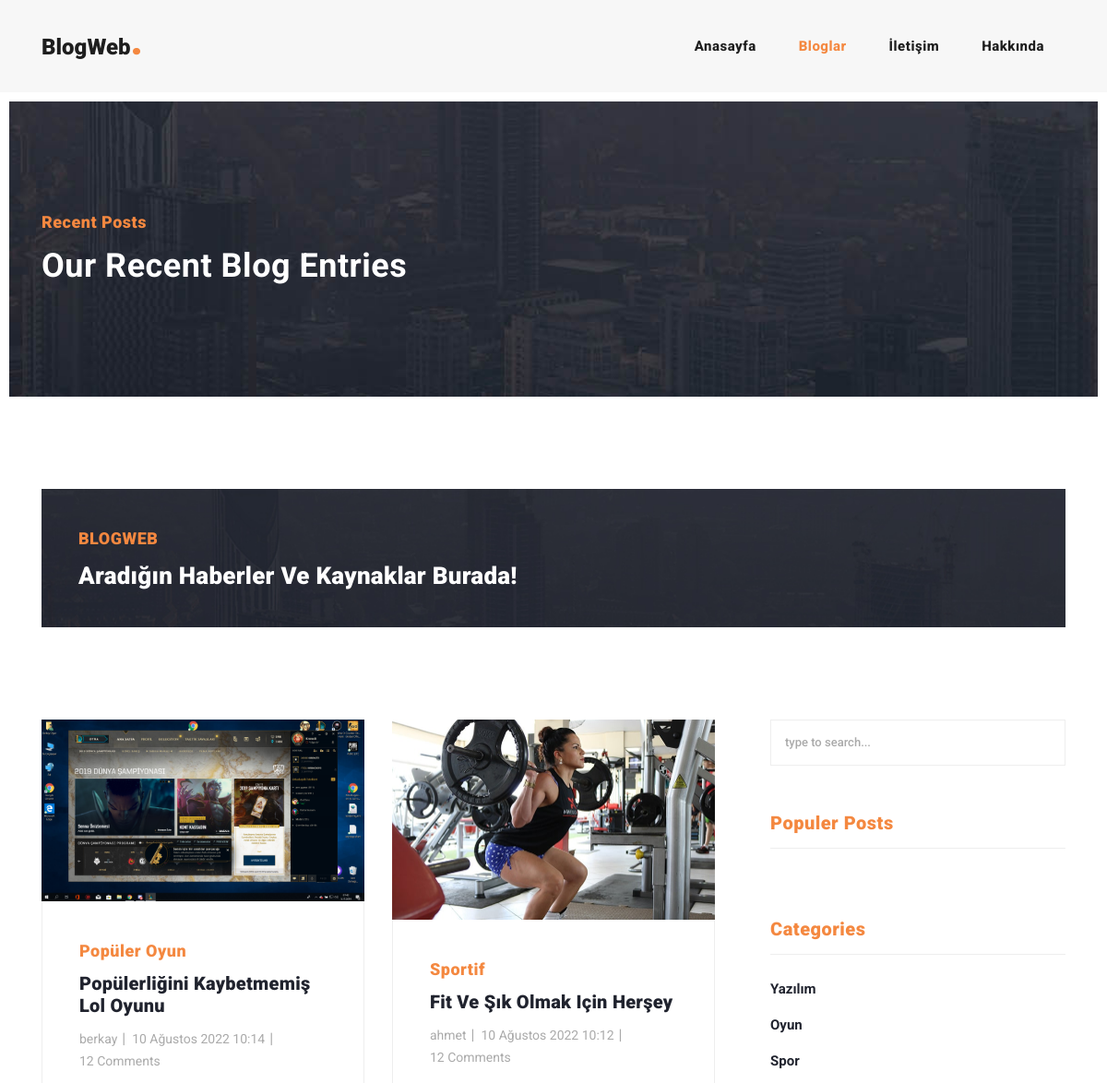
The page /blog/ (upper part) on the database as committed earlier.
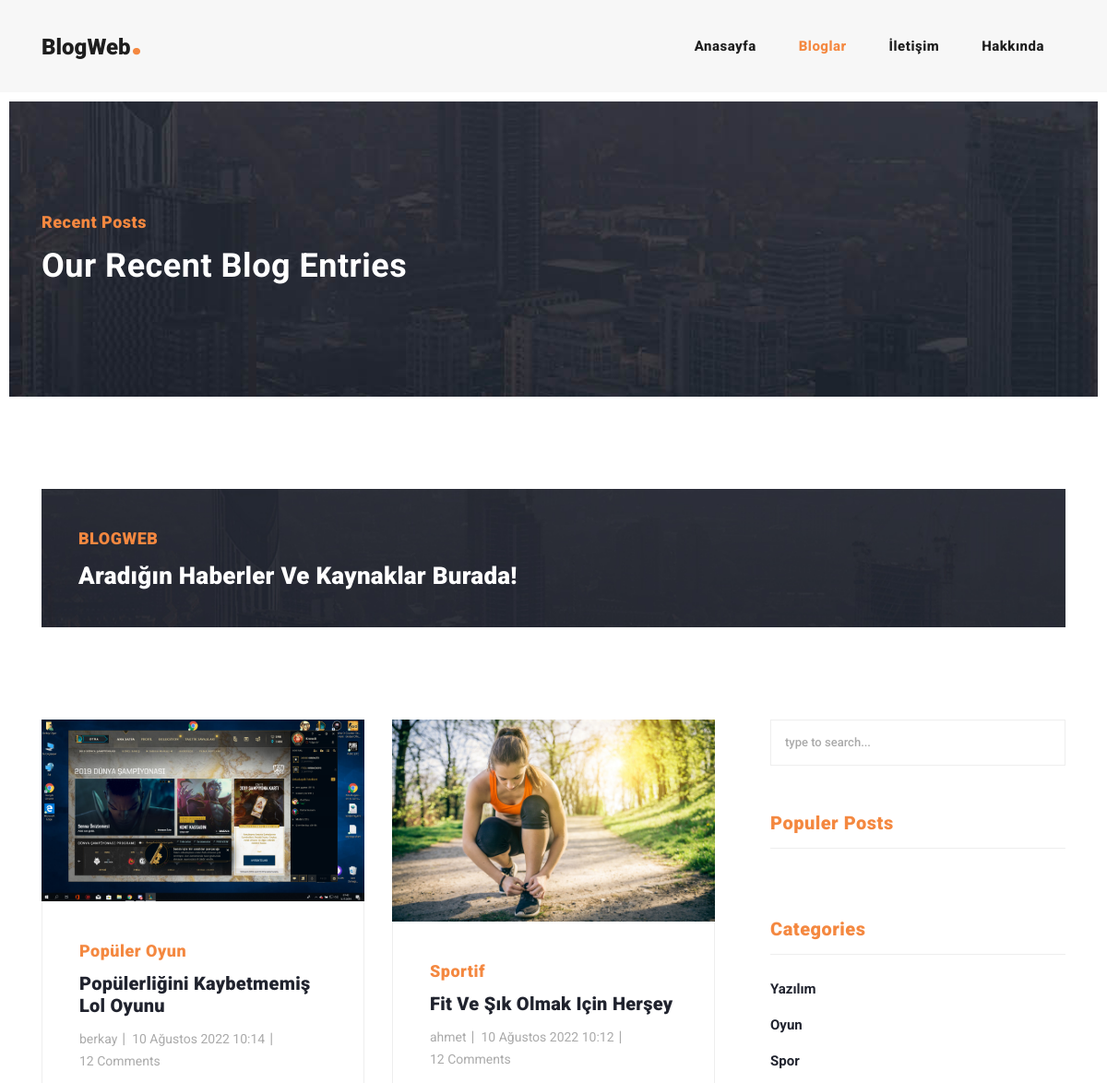
The same page on the database as committed later.
### myApp/models.py (models this page shows, shortened)
class Post(models.Model):
    user = models.ForeignKey(User, on_delete=models.CASCADE, null=True)
    media = models.FileField( upload_to='', null=True, blank=True, verbose_name="Blog Resmi")
    medianame = models.CharField( max_length=100, verbose_name="media name", null=True)
    name = models.CharField( max_length=50, verbose_name="Post name")
    name2 = models.CharField( max_length=100, verbose_name="Post name2", null=True)
    textinfo = models.TextField(max_length=1000, verbose_name="Text info", null=True)
    textpost = models.TextField(verbose_name="Text post", null=True)
    dateshare = models.DateTimeField(blank=True, null=True, verbose_name="Share Date", auto_now_add=True)
    category = models.ForeignKey(Category, on_delete=models.CASCADE, null=True) # categoriyle ilişki kuruldu
    class Meta:
        ordering = ['-dateshare']

### myApp/views.py (the view)
# urls.py: 2. Add a URL to urlpatterns:  path('blog/', include('blog.urls'))
def blog(request):
    posts = Post.objects.all()
    paginator = Paginator(posts, 4)
    page = request.GET.get('page')
    try:
        posts = paginator.page(page)
    except PageNotAnInteger:
        posts = paginator.page(1)
    except EmptyPage:
        posts = paginator.page(paginator.num_pages)
    context= {
        'posts': posts,
        "postsall": Post.objects.all(),
        "currentpost": CurrentPost.objects.all(),
        'category': Category.objects.all(),
        }
    return render(request, 'blog.html',context )

### templates/blog.html (shortened to what this page needs)
{% include "partials/_header.html" %}
{% load static %}
    <div class="heading-page header-text">
      <section class="page-heading">
        <div class="container">
          <div class="row">
            <div class="col-lg-12">
              <div class="text-content">
                <h4>Recent Posts</h4>
                <h2>Our Recent Blog Entries</h2>
              </div>
            </div>
          </div>
        </div>
      </section>
    </div>
    <section class="call-to-action">
      <div class="container">
        <div class="row">
          <div class="col-lg-12">
            <div class="main-content">
              <div class="row">
                <div class="col-lg-8">
                  <span>BLOGWEB</span>
                  <h4>Aradığın haberler ve kaynaklar burada!</h4>
                </div>
                <div class="col-lg-4">
                </div>
              </div>
            </div>
          </div>
        </div>
      </div>
    </section>
    <section class="blog-posts grid-system">
      <div class="container">
        <div class="row">
          <div class="col-lg-8">
            <div class="all-blog-posts">
              <div class="row">
                {% for post in posts %}
                <div class="col-lg-6">
                  <div class="blog-post">
                    <div class="blog-thumb">
                      <img src="{{ post.media.url }}" alt="">
                    </div>
                    <div class="down-content">
                      <span>{{ post.name }}</span>
                      <a href="{% url 'detail' post.id %}"><h4>{{ post.name2 }}</h4></a>
                      <ul class="post-info">
                        <li><a href="#">{{ post.user }}</a></li>
                        <li><a href="#">{{ post.dateshare }}</a></li>
                        <li><a href="#">12 Comments</a></li>
                      </ul>
                    </div>
                  </div>
                </div>
                {% endfor %}
              </div>
            </div>
          </div>
          <div class="col-lg-4">
            <div class="sidebar">
              <div class="row">
                <div class="col-lg-12">
                  <div class="sidebar-item search">
                    <form id="search_form" name="gs" method="GET" action="#">
                      <input type="text" name="q" class="searchText" placeholder="type to search..." autocomplete="on">
                    </form>
                  </div>
                </div>
                <div class="col-lg-12">
                  <div class="sidebar-item recent-posts">
                    <div class="sidebar-heading">
                      <h2 style='font-size: 20px !important; color: #f48840;'>Populer Posts</h2>
                    </div>
                  </div>
                </div>
                <div class="col-lg-12">
                  <div class="sidebar-item categories">
                    <div class="sidebar-heading">
                      <h2 style="font-size: 20px !important; color: #f48840;">Categories</h2>
                    </div>
                    <div class="content">
                      <ul>
                        {% for cate in category %}
                        <li><a href="{% url 'category' cate.id %}"> {{ cate.title }} </a></li>
                        {% endfor %}
                      </ul>
                    </div>
                  </div>
                </div>
              </div>
            </div>
          </div>
        </div>
      </div>
    </section>
{% include "partials/_footer.html" %}

Rows that differ between the two databases and show on the page:
changed Post "Fit Ve Şık Olmak Için Herşey": media: a different picture
